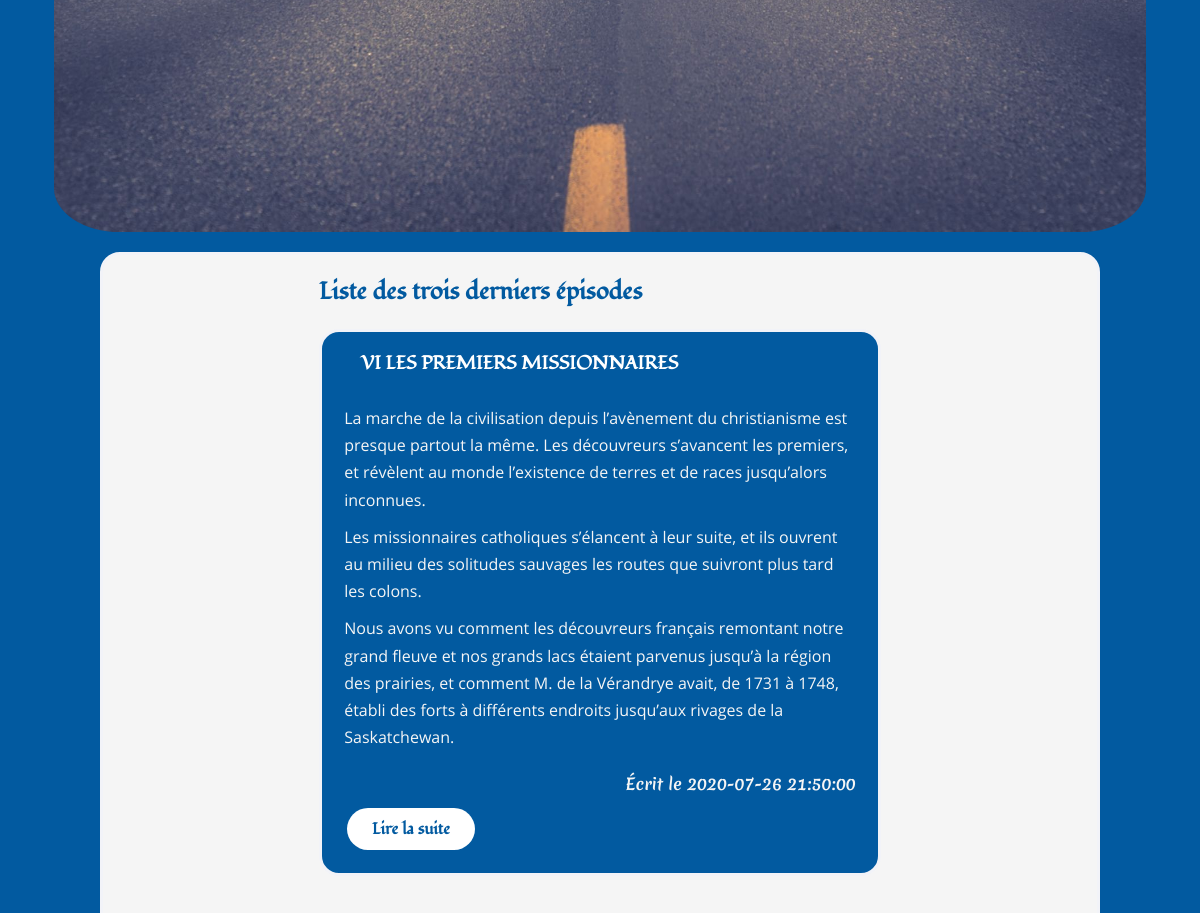
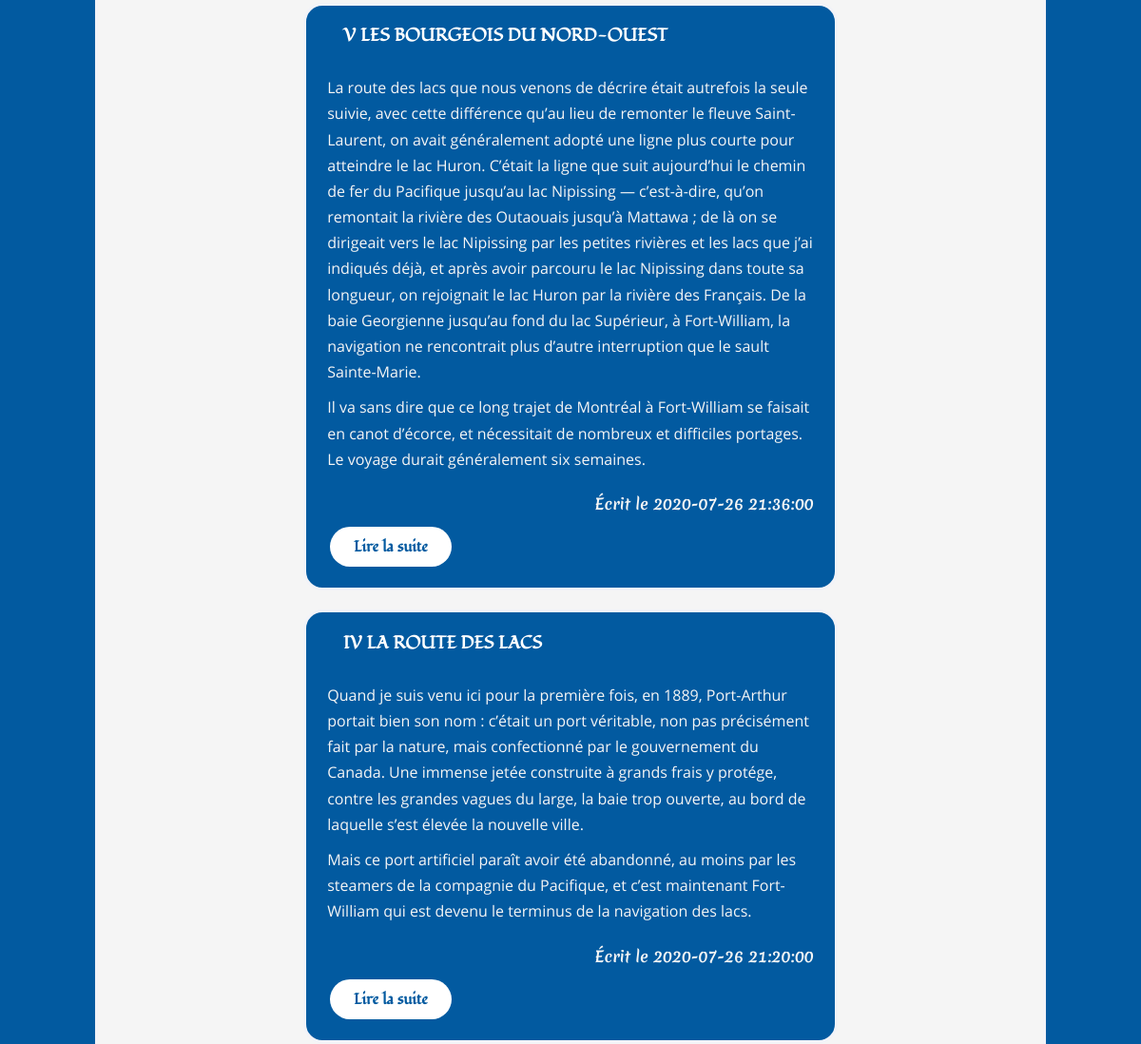
Before: / (middle part) with the older database file (2 pictures, top to bottom).
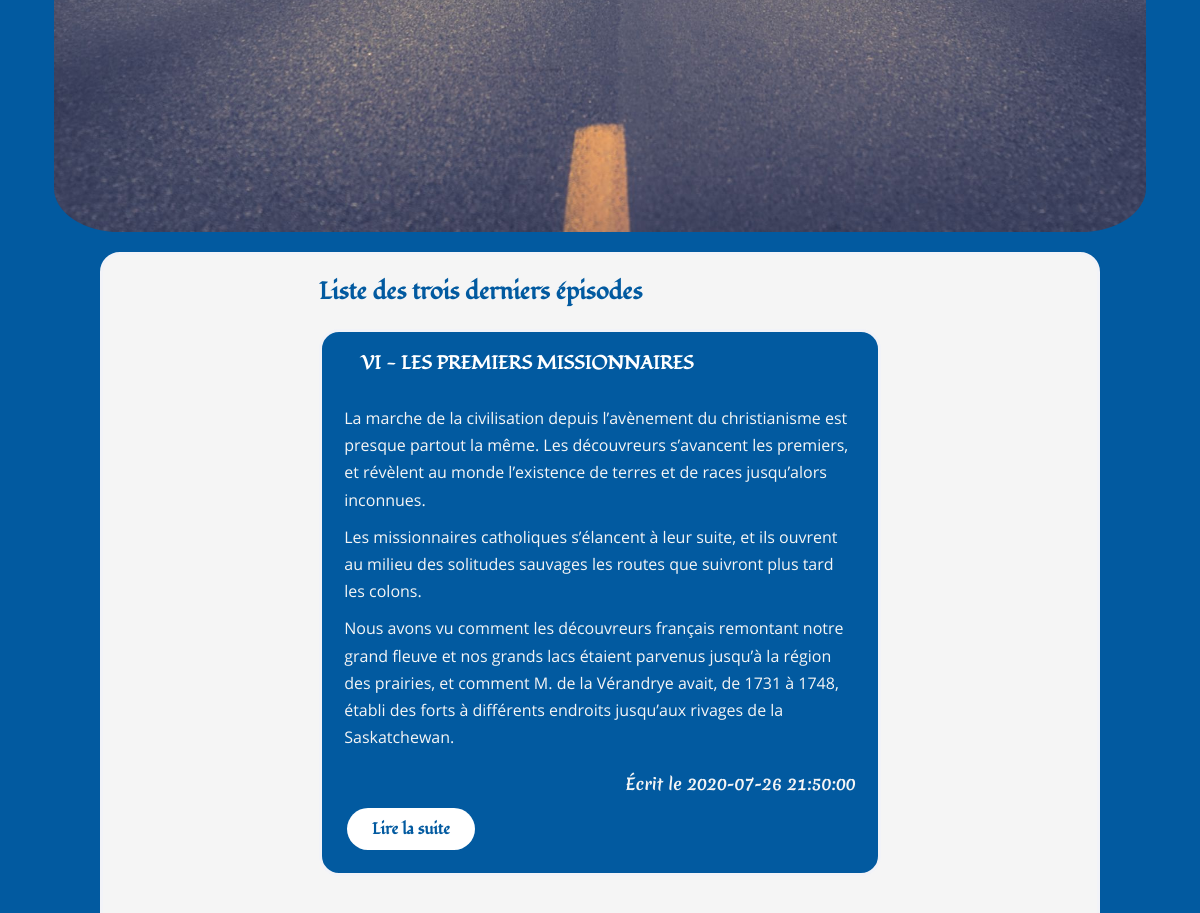
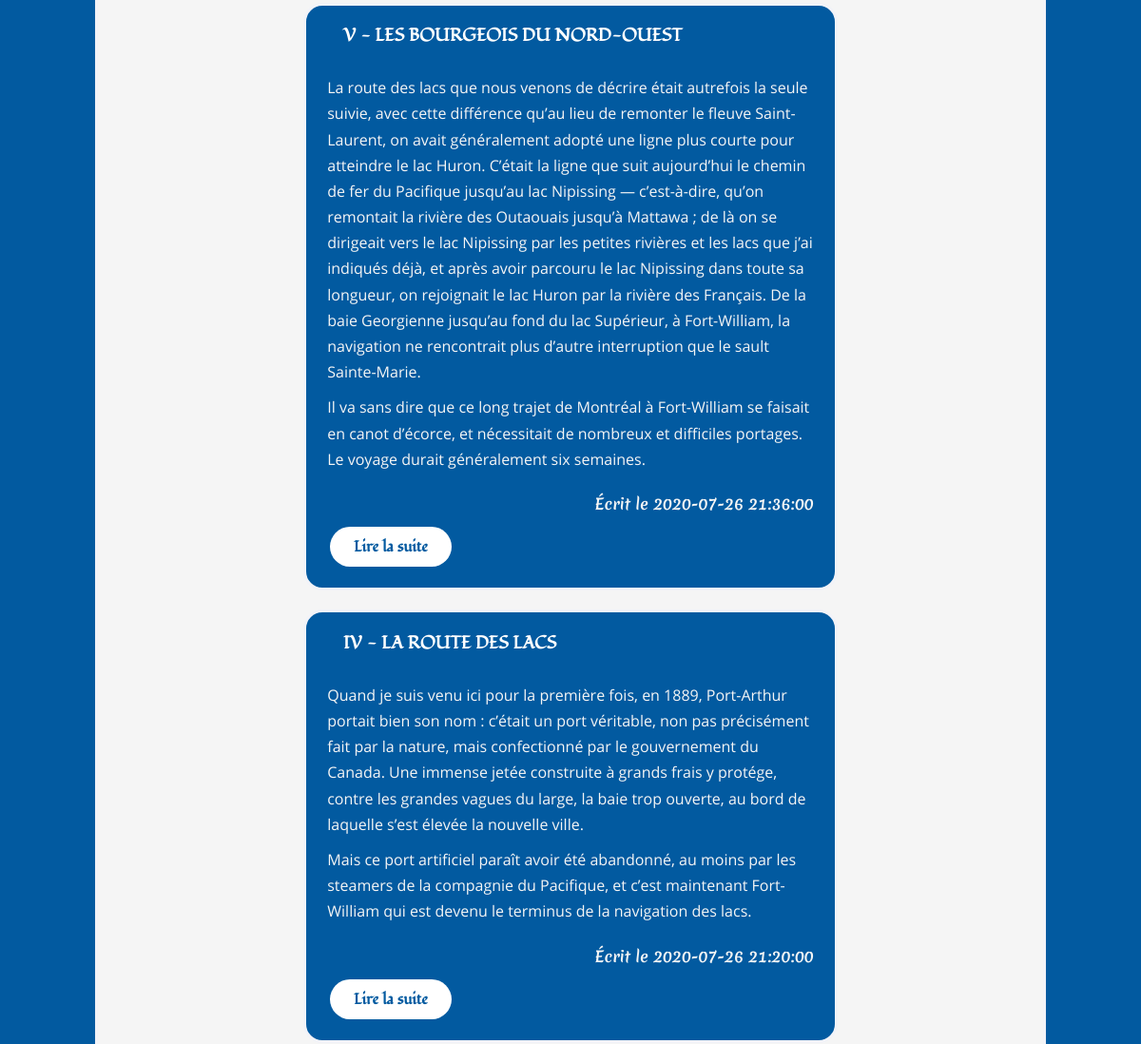
After: the same page with the newer database file (2 pictures, top to bottom).
### tables this page shows
CREATE TABLE IF NOT EXISTS `episodes` (
  `id` int(11) NOT NULL AUTO_INCREMENT,
  `title` varchar(255) NOT NULL,
  `introduction` text NOT NULL,
  `content` text NOT NULL,
  `episode_created_the` datetime NOT NULL,
  PRIMARY KEY (`id`)
);

### src/View/View.php (called while the page is built, shortened)
<?php
class View
{
    public function render(array $data): void
    {
        require_once "..\\templates\\frontoffice\\${data['template']}.html.php";
        require_once '..\templates\frontoffice\layout.html.php';
    }
}

### public/index.php (called while the page is built, shortened)
<?php
$router = new Router();
$router->run();

### src/Model/PostManager.php (called while the page is built, shortened)
<?php
class PostManager
{
    private $database;
    public function __construct(Database $database)
    {
        $this->database = $database->getPdo();
    }
    public function showLastThreeEpisodes() : ?array
    {
        $request = $this->database->prepare('SELECT id, title, introduction, episode_created_the FROM episodes ORDER BY episode_created_the DESC LIMIT 0,3');
        $request->execute();
        return $request->fetchAll();
    }
}

### src/Service/Database.php (called while the page is built, shortened)
<?php
class Database
{
    public function getPdo(): \PDO
    {
        $pdo = new \PDO('mysql:host=localhost;dbname=openclassrooms_project4;port=3306;charset=utf8mb4', 'root', 'vFaGsjLk8WpkQtxYJ8XZXAf690shjBzW', [
            \PDO::ATTR_ERRMODE => \PDO::ERRMODE_EXCEPTION,
            \PDO::ATTR_DEFAULT_FETCH_MODE => \PDO::FETCH_ASSOC
        ]);
        return $pdo;
    }
}

### templates/frontoffice/home.html.php (the view)
<section>
    <h2>Liste des trois derniers épisodes</h2>
    <?php foreach($data['allposts'] as $post): ?>
    <article>
        <h3><?=$post['title']?></h3>
        <p><?=$post['introduction']?></p>
        <p class="pCreatedAt">Écrit le  <?=$post['episode_created_the']?></p>
        <a href="index.php?action=detailofepisode&id=<?=$post['id']?>\" class="linkToTheRestOfThePost">Lire la suite</a>
    </article>
</section>
<?php endforeach; ?>

Changed rows visible on the page:
changed episodes: title "VI LES PREMIERS MISSIONNAIRES" → "VI - LES PREMIERS MISSIONNAIRES"
changed episodes: title "V LES BOURGEOIS DU NORD-OUEST" → "V - LES BOURGEOIS DU NORD-OUEST"
changed episodes: title "IV LA ROUTE DES LACS" → "IV - LA ROUTE DES LACS"
